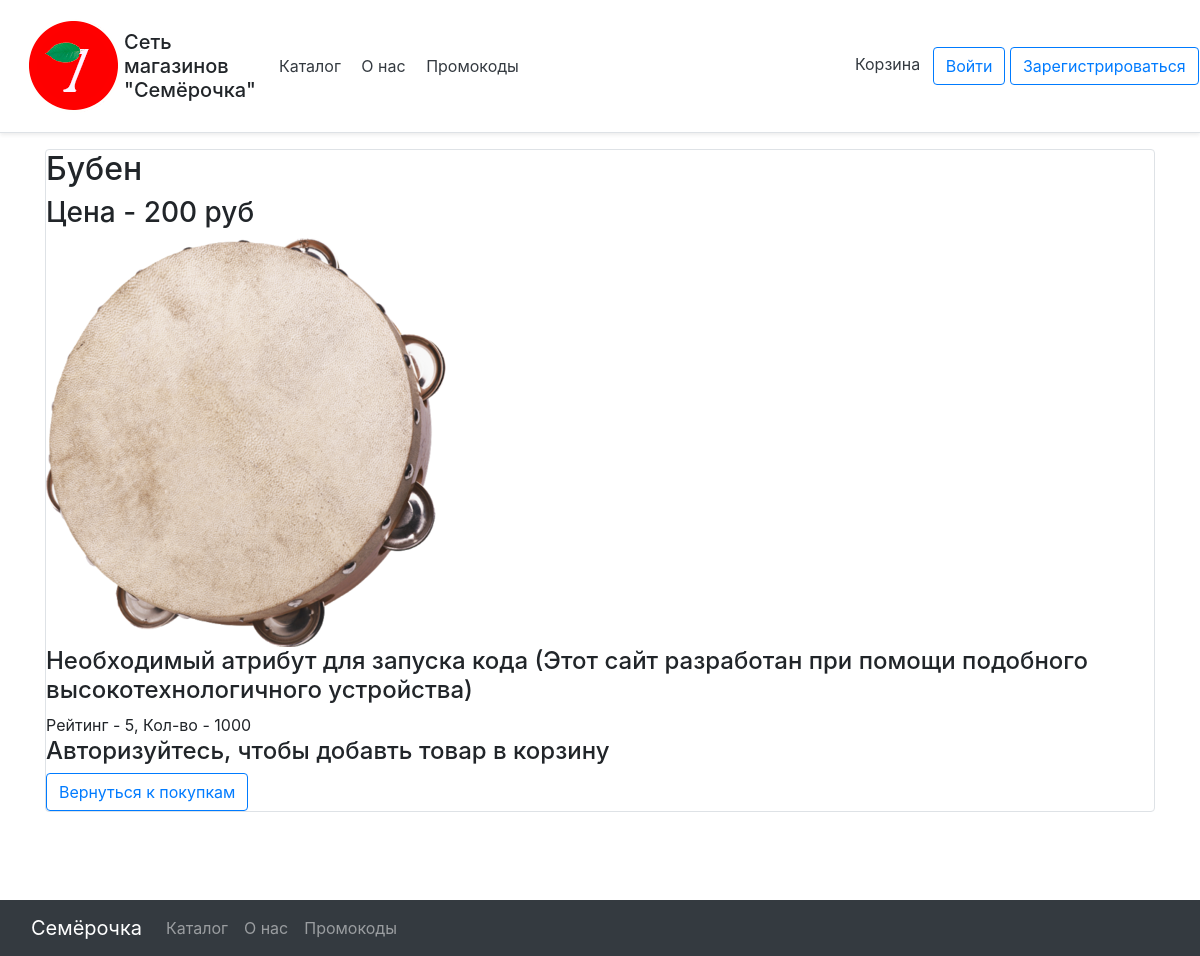
Page /catalog/Бубен on the committed database.
### data/goods.py (models this page shows)
class Good(SqlAlchemyBase):
    __tablename__ = 'goods'
    id = sqlalchemy.Column(sqlalchemy.Integer,
                           primary_key=True, autoincrement=True)
    name = sqlalchemy.Column(sqlalchemy.String, nullable=True)
    price = sqlalchemy.Column(sqlalchemy.Integer)
    rating = sqlalchemy.Column(sqlalchemy.Float)
    count_rating = sqlalchemy.Column(sqlalchemy.Integer)
    amount = sqlalchemy.Column(sqlalchemy.Integer)
    picture = sqlalchemy.Column(sqlalchemy.String)
    about = sqlalchemy.Column(sqlalchemy.String)
    goodstobuy = orm.relation("Goodstobuy", back_populates='good')

### main.py (the view, shortened to what this page needs)
@app.route("/catalog/<name>", methods=['POST', 'GET'])
def good(name):
    db_sess = db_session.create_session()
    goods = db_sess.query(Good).filter(Good.name == name)
    return render_template('good.html', item=goods[0], title=name)

### data/db_session.py (called while the page is built)
def create_session() -> Session:
    global __factory
    return __factory()

### templates/good.html
{% extends "base.html" %}
{% block content %}
<div class="col-md6 border rounded">
    <h2>{{item.name}}</h2>
    <h3>Цена - {{item.price}} руб</h3>
    <img src={{item.picture}} alt="здесь должна была быть картинка, но не нашлась">
    <h4>{{item.about}}</h4>
    <div>
        Рейтинг - {{item.rating}}, Кол-во - {{item.amount}}
    </div>
    <form class="login_form" method="post">
        {% if current_user.is_authenticated %}
        <div class="form-group">
            <label for="classSelect">Кол-во</label>
            <select class="form-control" id="classSelect" name="amount">
                <option>1</option>
                <option>2</option>
                <option>3</option>
                <option>4</option>
                <option>5</option>
            </select>
        </div>
        <h4>Оценить</h4>
        <a class="p-2 text-dark cc_pointer" href="/catalog/{{item.name}}/1">1</a>
        <a class="p-2 text-dark cc_pointer" href="/catalog/{{item.name}}/2">2</a>
        <a class="p-2 text-dark cc_pointer" href="/catalog/{{item.name}}/3">3</a>
        <a class="p-2 text-dark cc_pointer" href="/catalog/{{item.name}}/4">4</a>
        <a class="p-2 text-dark cc_pointer" href="/catalog/{{item.name}}/5">5</a>
        <div>
            <button type="submit" class="btn btn-primary">Добавить в корзину</button>
        </div>
        {% else %}
        <h4>Авторизуйтесь, чтобы добавть товар в корзину</h4>
        {% endif %}
        <a class="btn btn-outline-primary" href="/catalog">Вернуться к покупкам</a>
    </form>
</div>
{% endblock %}

### rows in the picture
Good: name "Бубен", price "200", picture (picture), about "Необходимый атрибут для запуска кода (Этот сайт разработан при помощи подобного высокотехнологичного устройства)", rating "5", amount "1000"
